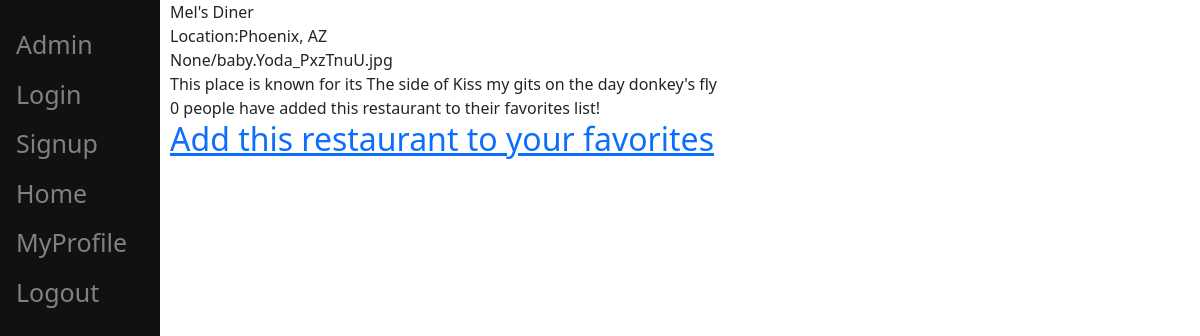
/restaurant/1/, run on an earlier commit of the app's database.
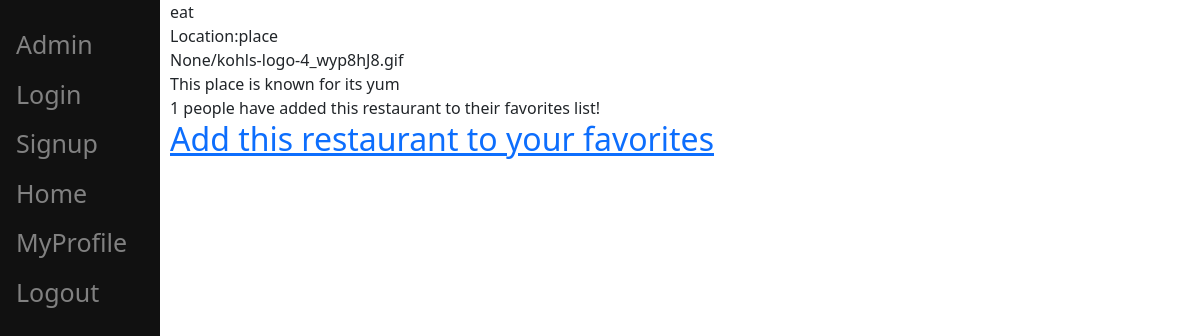
And on a later commit of the database.
### restaurants/models.py (models this page shows, shortened)
class Restaurant(models.Model):
    name = models.TextField(max_length=200)
    location = models.TextField(max_length=200)
    pic_icon = models.ImageField(
        upload_to=None, height_field=None, width_field=None, max_length=None)
    sig_dish = models.TextField(max_length=200)
    num_favs = models.IntegerField(default=0)

### restaurants/views.py (the view)
# urls.py: path('restaurant/<int:restaurant_id>/', rest_views.restaurant_detail, name="rest_detail"),
def restaurant_detail(request, restaurant_id: int):
    restaurant = Restaurant.objects.get(id=restaurant_id)
    users = TFRUser.objects.all()
    fav_num = 0
    for user in users:
        for restaurant_fav in user.favorites.all():
            if restaurant_fav == restaurant:
                fav_num += 1
    return render(request, 'rest_detail.html', {'restaurant': restaurant, 'fav_num': fav_num})

### templates/rest_detail.html (shortened to what this page needs)
<!DOCTYPE html>
<html lang="en">
  <head>
    <link
      href="https://cdn.jsdelivr.net/npm/bootstrap@5.0.2/dist/css/bootstrap.min.css"
      rel="stylesheet"
    />
  </head>
  <body>
    <div class="sidenav">
      <a href="/admin/">Admin</a>
      <a href="/login/">Login</a>
      <a href="/signup/">Signup</a>
      <a href="/">Home</a>
      <a href="/user/{{user.id}}/">MyProfile</a>
      <a href="/logout/">Logout</a>
    </div>
    <div id="content" , name="content" , class="main">
      {% block content %} {{restaurant.name}}
      <br />
      Location:{{restaurant.location}}
      <br />
      {{restaurant.pic_icon}}
      <br />
      This place is known for its {{restaurant.sig_dish}}
      <br />
      {{ fav_num }} people have added this restaurant to their favorites list!
      <br />
      <h2><a href="/restaurant/{{ restaurant.id }}/favorite/">Add this restaurant to your favorites</a></h2>
      {% endblock %}
    </div>
  </body>
</html>

What changed in the data, as far as the page shows it:
changed Restaurant: name "Mel's Diner" → "eat"; location "Phoenix, AZ" → "place"; pic_icon "None/baby.Yoda_PxzTnuU.jpg" → "None/kohls-logo-4_wyp8hJ8.gif"; sig_dish "The side of Kiss my gits on the day donkey's fly" → "yum"
Also different on the page:
{{ fav_num }}: "0" → "1"
